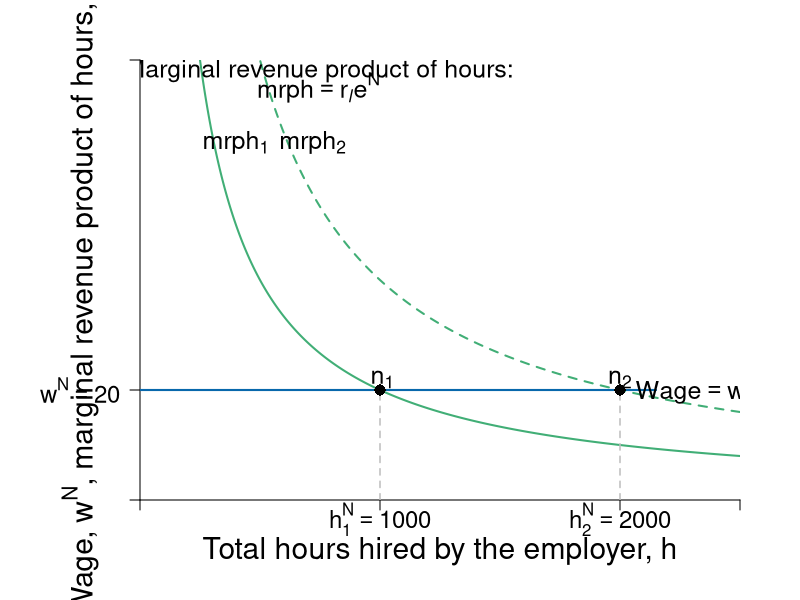

This figure's R source:
require(shape, rootSolve)

#define functions

MRP<-function(n){
  20000/n
}
MRP2<-function(n){
  40000/n
}

#Set parameters for graphics
axislabelsize <- 1.8
labelsize <- 1.5
namesize <- 1.8
annotatesize <- 1.5
graphlinewidth <- 2
segmentlinewidth <- 1.5

COL <- c("#7fc97f", "#beaed4", "#fdc086", "#ffff99", "#386cb0", "#f0027f", "#bf5b17", "#666666")
COLA <- c("#e0f3db", "#99d8c9","#66c2a4","#41ae76", "#238b45", "#005824")
COLB <- c("#4eb3d3", "#2b8cbe", "#0868ac","#084081")
grays <- gray.colors(25, start = 1, end = 0)


ylims <- c(0, 80)
xlims <- c(0, 2500)
npts <- 501
x <- seq(xlims[1], xlims[2], length.out = npts)
y <- seq(ylims[1], ylims[2], length.out = npts) 

# ----
# first plot: competitive vs monopsony
pdf(file = "employment/employment_mrp_effort_nonlinear2.pdf", width = 12, height = 10)
par(mar =  c(5, 7, 3, 3))

#Notice the plot starts at x = 0.2 not 0
plot(xlims[1], 0, xlim = xlims, ylim = ylims, type = "n",
     xlab = expression(paste("")),
     ylab = expression(paste("")), 
     xaxt = "n", 
     yaxt = "n", 
     cex.lab = axislabelsize, 
     bty = "n", 
     xaxs="i", 
     yaxs="i"
)

# ticksx <- seq(from = 0, to = xlims[2], by = 0.2)
# xlabels <- seq(from = 0, to = xlims[2], by = 0.2)
# ticksy <- seq(from = 0, to = ylims[2], by = 2)
# ylabels <- seq(from = 0, to = ylims[2], by = 2)

ticksx <- c(xlims[1], 1000, 2000, xlims[2])
xlabels <- c(NA, expression(paste(h[1]^{N}==1000)),expression(paste(h[2]^{N}==2000)), NA)
ticksy <- c(ylims[1], 20, ylims[2])
ylabels <- c(NA, expression(paste(w^N == 20)),NA)

axis(1, at = ticksx, pos = 0, labels = xlabels, cex.axis = axislabelsize*0.8)
axis(2, at = ticksy, pos = xlims[1], labels = ylabels, las = 1, cex.axis = axislabelsize*0.8)

npts <- 500 
xx2 <- seq(xlims[1], xlims[2], length.out = npts)

#Draw the graphs
lines(xx2, MRP(xx2), col = COLA[4], lwd = graphlinewidth)
lines(xx2, MRP2(xx2), lty = 2, col = COLA[4], lwd = graphlinewidth)


#Axis labels
mtext(expression(paste("Total hours hired by the employer, ", h)), side = 1, line = 2.5, cex = axislabelsize)
text(-250, 0.5*ylims[2], expression(paste("Wage, ", w^N, ", marginal revenue product of hours, ", r[italic(l)]*e^N )), xpd = TRUE, cex = axislabelsize, srt = 90) 


#add segments
segments(0, 20, 2150, 20, lty = 1, col = COLB[3], lwd = graphlinewidth)
segments(1000, 0, 1000, 20, lty = 2, col = "gray", lwd = segmentlinewidth)
segments(2000, 0, 2000, 20, lty = 2, col = "gray", lwd = segmentlinewidth)

## add points

points(1000, 20, pch = 16, col = "black", cex = 1.5)
points(2000, 20, pch = 16, col = "black", cex = 1.5)

# label points
text(1000 + 10, 22, expression(paste(n[1])), cex = labelsize)
text(2000 , 22, expression(paste(n[2])), cex = labelsize)



# add labels to graphs
text(400, 65, expression(paste(mrph[1])), cex = labelsize)
text(720, 65, expression(paste(mrph[2])), cex = labelsize)
text(2320, 20.2, expression(paste(Wage == w^N)), cex = labelsize)

text(745, 78, expression(paste("Marginal revenue product of hours:")), cex = labelsize)
text(745, 75, expression(paste(mrph == r[italic(l)]*e^N)), cex = labelsize)

#text(0.58, ACL(0.85) - 1.1, "Minimum wage", cex = axislabelsize)
#text(0.58, ACL(0.85) - 1.6, "not binding", cex = axislabelsize)

# text(0.85, 3.7, "Competitive", cex = axislabelsize)
# text(0.85, 3.2, "Marginal cost", cex = axislabelsize)
# text(0.85, 2.7, "of labor", cex = axislabelsize)
# text(0.85, 2.2, expression(paste( (mcl[C]) )), cex = axislabelsize)

dev.off()
